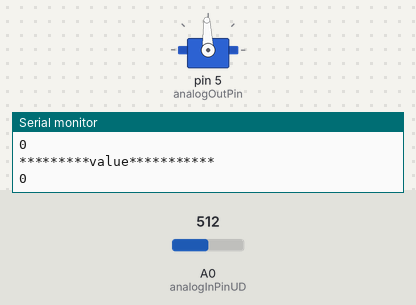
Simulated run of this sketch. Board: Arduino Uno, built with avr-gcc and run on an emulated ATmega328P. Shown: servo, the last lines printed to the serial monitor. The test bench sets the inputs (shaded band); at power-on: A0 (analogInPinUD) = 512.

Above: at 2.7 s.
2.8 s: A0 (analogInPinUD) set to 518
6.0 s: A0 (analogInPinUD) set to 537
At 6.8 s:
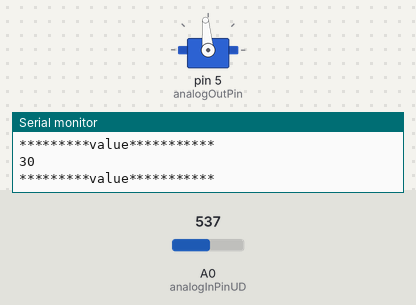
9.2 s: A0 (analogInPinUD) set to 555
At 9.6 s:
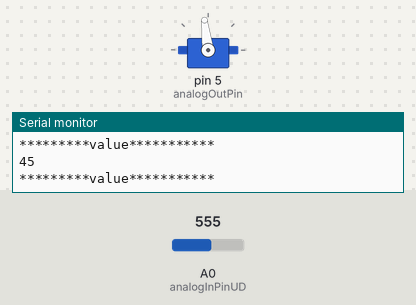
10.7 s: A0 (analogInPinUD) set to 716
At 12.3 s:
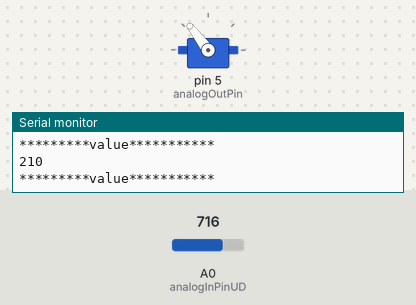
12.6 s: A0 (analogInPinUD) set to 1023
At 14.5 s:
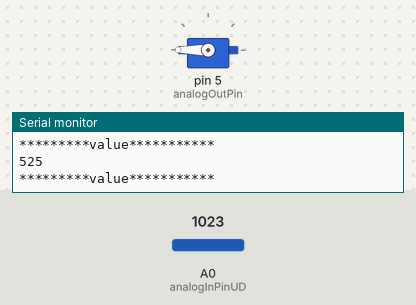
Timing chart, 0 to 15.9 s (numbered marks = the images above; inputs shaded):
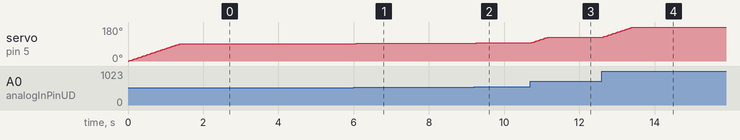

The sketch:

sketch_mar08a.ino
```cpp
#include <Servo.h>

const int analogInPinUD = A0;
const int analogInPinLR = A1;
const int analogOutPin = 5;

Servo myservo1;
//Servo myservo2;
int joyUD;
int joyLR;
int output;
int vInit;
int velocity;
int j;
int aInit;
int accel;


void setup() {
  Serial.begin(9600);
  myservo1.attach(analogOutPin);
  //myservo2.attach(analogOutPin);
  joyUD = 0;
  joyLR = 0;
  output = 0;
  vInit = 0;
  velocity = 0;
  j = 0;
  aInit = 0;
  accel = 0;
}

void loop() {
  velocity = analogRead(analogInPinUD);
  velocity = map(velocity, 0, 1004, -512, 511);
  if(abs(velocity) < 10){
    velocity = 0;
    myservo1.write(output);
  }
  equations();

  Serial.println("*********value***********");
  Serial.println(velocity);

  if(velocity == 0){
    output = 92;
  } else{
    output = map(velocity, -510, 510, 0, 180);
  }
  if(myservo1.read() < output){
    for(int cur = myservo1.read(); cur <= output; cur++){
      myservo1.write(cur);
      delay(15);
    }
  }  else{
    for(int cur = myservo1.read(); cur >= output; cur--){
      myservo1.write(cur);
      delay(15);
    }
  }
  if(velocity == 0){
    delay(550);
  }
  /*joystick = analogRead(analogInPinLR);
  output = map(output, 1000, 2000, 0, 180);
  myservo.write(output);
  delay(15);*/
}

void equations(){
  j = (velocity - vInit - aInit * 15)*2/225;
  accel = (velocity - vInit)/15;
  aInit = accel - j * 15;
  velocity = vInit + aInit * 15 + j * 225;
  vInit = velocity;

}
```

Measured:
- after the input at 6.0 s, servo on pin 5 (analogOutPin): 92° → 95° after 0.06 s
- after the input at 9.2 s, servo on pin 5 (analogOutPin): 95° → 97° after 0.05 s
- after the input at 10.7 s, servo on pin 5 (analogOutPin): moves from 97° to 127° over 0.44 s, starting at once
- after the input at 12.6 s, servo on pin 5 (analogOutPin): moves from 127° to 180° over 0.78 s, starting at once
